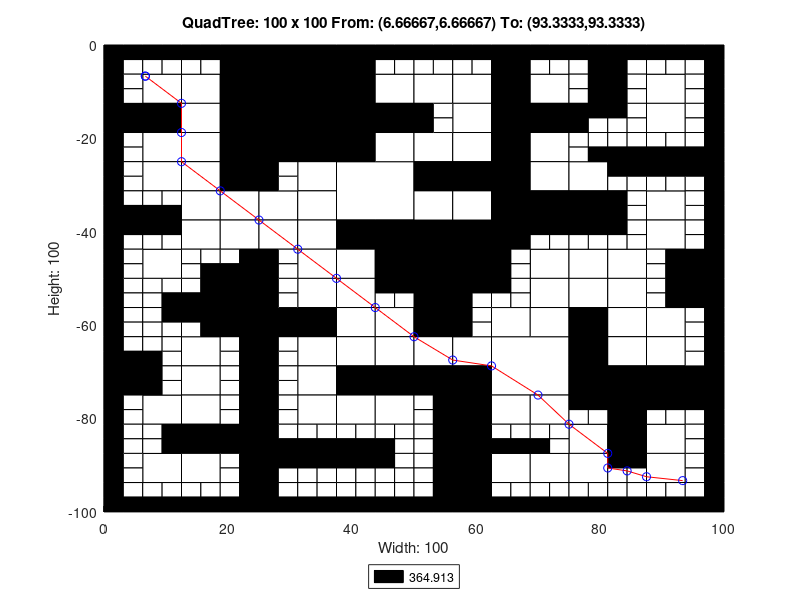

The MATLAB source for this figure:
axis([0 100 -100 0]);
title('QuadTree: 100 x 100 From: (6.66667,6.66667) To: (93.3333,93.3333)');
xlabel('Width: 100');
ylabel('Height: 100');
rectangle('Position',[25 -12.5 12.5 12.5], 'FaceColor',[0 0 0]);
rectangle('Position',[25 -25 12.5 12.5], 'FaceColor',[0 0 0]);
rectangle('Position',[37.5 -37.5 12.5 12.5], 'FaceColor',[1 1 1]);
rectangle('Position',[50 -50 12.5 12.5], 'FaceColor',[0 0 0]);
rectangle('Position',[62.5 -75 12.5 12.5], 'FaceColor',[1 1 1]);
rectangle('Position',[6.25 -12.5 6.25 6.25], 'FaceColor',[1 1 1]);
rectangle('Position',[18.75 -6.25 6.25 6.25], 'FaceColor',[0 0 0]);
rectangle('Position',[12.5 -12.5 6.25 6.25], 'FaceColor',[1 1 1]);
rectangle('Position',[18.75 -12.5 6.25 6.25], 'FaceColor',[0 0 0]);
rectangle('Position',[0 -18.75 6.25 6.25], 'FaceColor',[0 0 0]);
rectangle('Position',[6.25 -18.75 6.25 6.25], 'FaceColor',[0 0 0]);
rectangle('Position',[6.25 -25 6.25 6.25], 'FaceColor',[1 1 1]);
rectangle('Position',[12.5 -18.75 6.25 6.25], 'FaceColor',[1 1 1]);
rectangle('Position',[18.75 -18.75 6.25 6.25], 'FaceColor',[0 0 0]);
rectangle('Position',[12.5 -25 6.25 6.25], 'FaceColor',[1 1 1]);
rectangle('Position',[18.75 -25 6.25 6.25], 'FaceColor',[0 0 0]);
rectangle('Position',[37.5 -6.25 6.25 6.25], 'FaceColor',[0 0 0]);
rectangle('Position',[37.5 -12.5 6.25 6.25], 'FaceColor',[0 0 0]);
rectangle('Position',[43.75 -12.5 6.25 6.25], 'FaceColor',[1 1 1]);
rectangle('Position',[37.5 -18.75 6.25 6.25], 'FaceColor',[0 0 0]);
rectangle('Position',[43.75 -18.75 6.25 6.25], 'FaceColor',[0 0 0]);
rectangle('Position',[37.5 -25 6.25 6.25], 'FaceColor',[0 0 0]);
rectangle('Position',[43.75 -25 6.25 6.25], 'FaceColor',[1 1 1]);
rectangle('Position',[6.25 -31.25 6.25 6.25], 'FaceColor',[1 1 1]);
rectangle('Position',[12.5 -31.25 6.25 6.25], 'FaceColor',[1 1 1]);
rectangle('Position',[18.75 -31.25 6.25 6.25], 'FaceColor',[0 0 0]);
rectangle('Position',[12.5 -37.5 6.25 6.25], 'FaceColor',[1 1 1]);
rectangle('Position',[18.75 -37.5 6.25 6.25], 'FaceColor',[1 1 1]);
rectangle('Position',[6.25 -50 6.25 6.25], 'FaceColor',[1 1 1]);
rectangle('Position',[12.5 -43.75 6.25 6.25], 'FaceColor',[1 1 1]);
rectangle('Position',[18.75 -43.75 6.25 6.25], 'FaceColor',[1 1 1]);
rectangle('Position',[31.25 -31.25 6.25 6.25], 'FaceColor',[1 1 1]);
rectangle('Position',[25 -37.5 6.25 6.25], 'FaceColor',[1 1 1]);
rectangle('Position',[31.25 -37.5 6.25 6.25], 'FaceColor',[1 1 1]);
rectangle('Position',[25 -43.75 6.25 6.25], 'FaceColor',[1 1 1]);
rectangle('Position',[31.25 -43.75 6.25 6.25], 'FaceColor',[1 1 1]);
rectangle('Position',[31.25 -50 6.25 6.25], 'FaceColor',[1 1 1]);
rectangle('Position',[37.5 -43.75 6.25 6.25], 'FaceColor',[0 0 0]);
rectangle('Position',[43.75 -43.75 6.25 6.25], 'FaceColor',[0 0 0]);
rectangle('Position',[37.5 -50 6.25 6.25], 'FaceColor',[1 1 1]);
rectangle('Position',[43.75 -50 6.25 6.25], 'FaceColor',[0 0 0]);
rectangle('Position',[50 -12.5 6.25 6.25], 'FaceColor',[1 1 1]);
rectangle('Position',[56.25 -12.5 6.25 6.25], 'FaceColor',[1 1 1]);
rectangle('Position',[62.5 -6.25 6.25 6.25], 'FaceColor',[0 0 0]);
rectangle('Position',[62.5 -12.5 6.25 6.25], 'FaceColor',[0 0 0]);
rectangle('Position',[68.75 -12.5 6.25 6.25], 'FaceColor',[1 1 1]);
rectangle('Position',[56.25 -18.75 6.25 6.25], 'FaceColor',[1 1 1]);
rectangle('Position',[50 -25 6.25 6.25], 'FaceColor',[1 1 1]);
rectangle('Position',[56.25 -25 6.25 6.25], 'FaceColor',[1 1 1]);
rectangle('Position',[62.5 -18.75 6.25 6.25], 'FaceColor',[0 0 0]);
rectangle('Position',[68.75 -18.75 6.25 6.25], 'FaceColor',[0 0 0]);
rectangle('Position',[62.5 -25 6.25 6.25], 'FaceColor',[0 0 0]);
rectangle('Position',[68.75 -25 6.25 6.25], 'FaceColor',[1 1 1]);
rectangle('Position',[87.5 -12.5 6.25 6.25], 'FaceColor',[1 1 1]);
rectangle('Position',[87.5 -18.75 6.25 6.25], 'FaceColor',[1 1 1]);
rectangle('Position',[50 -31.25 6.25 6.25], 'FaceColor',[0 0 0]);
rectangle('Position',[56.25 -31.25 6.25 6.25], 'FaceColor',[0 0 0]);
rectangle('Position',[50 -37.5 6.25 6.25], 'FaceColor',[1 1 1]);
rectangle('Position',[56.25 -37.5 6.25 6.25], 'FaceColor',[1 1 1]);
rectangle('Position',[62.5 -31.25 6.25 6.25], 'FaceColor',[0 0 0]);
rectangle('Position',[68.75 -31.25 6.25 6.25], 'FaceColor',[1 1 1]);
rectangle('Position',[62.5 -37.5 6.25 6.25], 'FaceColor',[0 0 0]);
rectangle('Position',[68.75 -37.5 6.25 6.25], 'FaceColor',[0 0 0]);
rectangle('Position',[62.5 -43.75 6.25 6.25], 'FaceColor',[0 0 0]);
rectangle('Position',[68.75 -50 6.25 6.25], 'FaceColor',[1 1 1]);
rectangle('Position',[75 -31.25 6.25 6.25], 'FaceColor',[1 1 1]);
rectangle('Position',[75 -37.5 6.25 6.25], 'FaceColor',[0 0 0]);
rectangle('Position',[87.5 -37.5 6.25 6.25], 'FaceColor',[1 1 1]);
rectangle('Position',[75 -50 6.25 6.25], 'FaceColor',[1 1 1]);
rectangle('Position',[81.25 -50 6.25 6.25], 'FaceColor',[1 1 1]);
rectangle('Position',[87.5 -43.75 6.25 6.25], 'FaceColor',[1 1 1]);
rectangle('Position',[93.75 -50 6.25 6.25], 'FaceColor',[0 0 0]);
rectangle('Position',[18.75 -56.25 6.25 6.25], 'FaceColor',[0 0 0]);
rectangle('Position',[18.75 -62.5 6.25 6.25], 'FaceColor',[0 0 0]);
rectangle('Position',[0 -75 6.25 6.25], 'FaceColor',[0 0 0]);
rectangle('Position',[12.5 -68.75 6.25 6.25], 'FaceColor',[1 1 1]);
rectangle('Position',[12.5 -75 6.25 6.25], 'FaceColor',[1 1 1]);
rectangle('Position',[31.25 -56.25 6.25 6.25], 'FaceColor',[1 1 1]);
rectangle('Position',[25 -62.5 6.25 6.25], 'FaceColor',[0 0 0]);
rectangle('Position',[31.25 -62.5 6.25 6.25], 'FaceColor',[0 0 0]);
rectangle('Position',[37.5 -56.25 6.25 6.25], 'FaceColor',[1 1 1]);
rectangle('Position',[37.5 -62.5 6.25 6.25], 'FaceColor',[1 1 1]);
rectangle('Position',[43.75 -62.5 6.25 6.25], 'FaceColor',[1 1 1]);
rectangle('Position',[31.25 -68.75 6.25 6.25], 'FaceColor',[1 1 1]);
rectangle('Position',[31.25 -75 6.25 6.25], 'FaceColor',[1 1 1]);
rectangle('Position',[37.5 -68.75 6.25 6.25], 'FaceColor',[1 1 1]);
rectangle('Position',[43.75 -68.75 6.25 6.25], 'FaceColor',[1 1 1]);
rectangle('Position',[37.5 -75 6.25 6.25], 'FaceColor',[0 0 0]);
rectangle('Position',[43.75 -75 6.25 6.25], 'FaceColor',[0 0 0]);
rectangle('Position',[6.25 -81.25 6.25 6.25], 'FaceColor',[1 1 1]);
rectangle('Position',[12.5 -81.25 6.25 6.25], 'FaceColor',[1 1 1]);
rectangle('Position',[12.5 -87.5 6.25 6.25], 'FaceColor',[0 0 0]);
rectangle('Position',[18.75 -87.5 6.25 6.25], 'FaceColor',[0 0 0]);
rectangle('Position',[6.25 -93.75 6.25 6.25], 'FaceColor',[1 1 1]);
rectangle('Position',[12.5 -93.75 6.25 6.25], 'FaceColor',[1 1 1]);
rectangle('Position',[31.25 -81.25 6.25 6.25], 'FaceColor',[1 1 1]);
rectangle('Position',[37.5 -81.25 6.25 6.25], 'FaceColor',[1 1 1]);
rectangle('Position',[43.75 -81.25 6.25 6.25], 'FaceColor',[1 1 1]);
rectangle('Position',[50 -56.25 6.25 6.25], 'FaceColor',[0 0 0]);
rectangle('Position',[50 -62.5 6.25 6.25], 'FaceColor',[0 0 0]);
rectangle('Position',[68.75 -56.25 6.25 6.25], 'FaceColor',[1 1 1]);
rectangle('Position',[62.5 -62.5 6.25 6.25], 'FaceColor',[1 1 1]);
rectangle('Position',[68.75 -62.5 6.25 6.25], 'FaceColor',[1 1 1]);
rectangle('Position',[50 -68.75 6.25 6.25], 'FaceColor',[1 1 1]);
rectangle('Position',[56.25 -68.75 6.25 6.25], 'FaceColor',[1 1 1]);
rectangle('Position',[50 -75 6.25 6.25], 'FaceColor',[0 0 0]);
rectangle('Position',[56.25 -75 6.25 6.25], 'FaceColor',[0 0 0]);
rectangle('Position',[75 -56.25 6.25 6.25], 'FaceColor',[1 1 1]);
rectangle('Position',[81.25 -56.25 6.25 6.25], 'FaceColor',[1 1 1]);
rectangle('Position',[75 -62.5 6.25 6.25], 'FaceColor',[0 0 0]);
rectangle('Position',[81.25 -62.5 6.25 6.25], 'FaceColor',[1 1 1]);
rectangle('Position',[93.75 -56.25 6.25 6.25], 'FaceColor',[0 0 0]);
rectangle('Position',[87.5 -62.5 6.25 6.25], 'FaceColor',[1 1 1]);
rectangle('Position',[75 -68.75 6.25 6.25], 'FaceColor',[0 0 0]);
rectangle('Position',[81.25 -68.75 6.25 6.25], 'FaceColor',[1 1 1]);
rectangle('Position',[75 -75 6.25 6.25], 'FaceColor',[0 0 0]);
rectangle('Position',[81.25 -75 6.25 6.25], 'FaceColor',[0 0 0]);
rectangle('Position',[87.5 -68.75 6.25 6.25], 'FaceColor',[1 1 1]);
rectangle('Position',[87.5 -75 6.25 6.25], 'FaceColor',[0 0 0]);
rectangle('Position',[93.75 -75 6.25 6.25], 'FaceColor',[0 0 0]);
rectangle('Position',[56.25 -81.25 6.25 6.25], 'FaceColor',[0 0 0]);
rectangle('Position',[56.25 -87.5 6.25 6.25], 'FaceColor',[0 0 0]);
rectangle('Position',[62.5 -81.25 6.25 6.25], 'FaceColor',[1 1 1]);
rectangle('Position',[68.75 -81.25 6.25 6.25], 'FaceColor',[1 1 1]);
rectangle('Position',[56.25 -93.75 6.25 6.25], 'FaceColor',[0 0 0]);
rectangle('Position',[56.25 -100 6.25 6.25], 'FaceColor',[0 0 0]);
rectangle('Position',[62.5 -93.75 6.25 6.25], 'FaceColor',[1 1 1]);
rectangle('Position',[68.75 -93.75 6.25 6.25], 'FaceColor',[1 1 1]);
rectangle('Position',[81.25 -81.25 6.25 6.25], 'FaceColor',[0 0 0]);
rectangle('Position',[75 -87.5 6.25 6.25], 'FaceColor',[1 1 1]);
rectangle('Position',[81.25 -87.5 6.25 6.25], 'FaceColor',[0 0 0]);
rectangle('Position',[87.5 -87.5 6.25 6.25], 'FaceColor',[1 1 1]);
rectangle('Position',[75 -93.75 6.25 6.25], 'FaceColor',[1 1 1]);
rectangle('Position',[87.5 -93.75 6.25 6.25], 'FaceColor',[1 1 1]);
rectangle('Position',[0 -3.125 3.125 3.125], 'FaceColor',[0 0 0]);
rectangle('Position',[3.125 -3.125 3.125 3.125], 'FaceColor',[0 0 0]);
rectangle('Position',[0 -6.25 3.125 3.125], 'FaceColor',[0 0 0]);
rectangle('Position',[3.125 -6.25 3.125 3.125], 'FaceColor',[1 1 1]);
rectangle('Position',[6.25 -3.125 3.125 3.125], 'FaceColor',[0 0 0]);
rectangle('Position',[9.375 -3.125 3.125 3.125], 'FaceColor',[0 0 0]);
rectangle('Position',[6.25 -6.25 3.125 3.125], 'FaceColor',[1 1 1]);
rectangle('Position',[9.375 -6.25 3.125 3.125], 'FaceColor',[1 1 1]);
rectangle('Position',[0 -9.375 3.125 3.125], 'FaceColor',[0 0 0]);
rectangle('Position',[3.125 -9.375 3.125 3.125], 'FaceColor',[1 1 1]);
rectangle('Position',[0 -12.5 3.125 3.125], 'FaceColor',[0 0 0]);
rectangle('Position',[3.125 -12.5 3.125 3.125], 'FaceColor',[1 1 1]);
rectangle('Position',[12.5 -3.125 3.125 3.125], 'FaceColor',[0 0 0]);
rectangle('Position',[15.625 -3.125 3.125 3.125], 'FaceColor',[0 0 0]);
rectangle('Position',[12.5 -6.25 3.125 3.125], 'FaceColor',[1 1 1]);
rectangle('Position',[15.625 -6.25 3.125 3.125], 'FaceColor',[1 1 1]);
rectangle('Position',[0 -21.875 3.125 3.125], 'FaceColor',[0 0 0]);
rectangle('Position',[3.125 -21.875 3.125 3.125], 'FaceColor',[1 1 1]);
rectangle('Position',[0 -25 3.125 3.125], 'FaceColor',[0 0 0]);
rectangle('Position',[3.125 -25 3.125 3.125], 'FaceColor',[1 1 1]);
rectangle('Position',[43.75 -3.125 3.125 3.125], 'FaceColor',[0 0 0]);
rectangle('Position',[46.875 -3.125 3.125 3.125], 'FaceColor',[0 0 0]);
rectangle('Position',[43.75 -6.25 3.125 3.125], 'FaceColor',[1 1 1]);
rectangle('Position',[46.875 -6.25 3.125 3.125], 'FaceColor',[1 1 1]);
rectangle('Position',[0 -28.125 3.125 3.125], 'FaceColor',[0 0 0]);
rectangle('Position',[3.125 -28.125 3.125 3.125], 'FaceColor',[1 1 1]);
rectangle('Position',[0 -31.25 3.125 3.125], 'FaceColor',[0 0 0]);
rectangle('Position',[3.125 -31.25 3.125 3.125], 'FaceColor',[1 1 1]);
rectangle('Position',[0 -34.375 3.125 3.125], 'FaceColor',[0 0 0]);
rectangle('Position',[3.125 -34.375 3.125 3.125], 'FaceColor',[1 1 1]);
rectangle('Position',[0 -37.5 3.125 3.125], 'FaceColor',[0 0 0]);
rectangle('Position',[3.125 -37.5 3.125 3.125], 'FaceColor',[0 0 0]);
rectangle('Position',[6.25 -34.375 3.125 3.125], 'FaceColor',[1 1 1]);
rectangle('Position',[9.375 -34.375 3.125 3.125], 'FaceColor',[1 1 1]);
rectangle('Position',[6.25 -37.5 3.125 3.125], 'FaceColor',[0 0 0]);
rectangle('Position',[9.375 -37.5 3.125 3.125], 'FaceColor',[0 0 0]);
rectangle('Position',[0 -40.625 3.125 3.125], 'FaceColor',[0 0 0]);
rectangle('Position',[3.125 -40.625 3.125 3.125], 'FaceColor',[0 0 0]);
rectangle('Position',[0 -43.75 3.125 3.125], 'FaceColor',[0 0 0]);
rectangle('Position',[3.125 -43.75 3.125 3.125], 'FaceColor',[1 1 1]);
rectangle('Position',[6.25 -40.625 3.125 3.125], 'FaceColor',[0 0 0]);
rectangle('Position',[9.375 -40.625 3.125 3.125], 'FaceColor',[0 0 0]);
rectangle('Position',[6.25 -43.75 3.125 3.125], 'FaceColor',[1 1 1]);
rectangle('Position',[9.375 -43.75 3.125 3.125], 'FaceColor',[1 1 1]);
rectangle('Position',[0 -46.875 3.125 3.125], 'FaceColor',[0 0 0]);
rectangle('Position',[3.125 -46.875 3.125 3.125], 'FaceColor',[1 1 1]);
rectangle('Position',[0 -50 3.125 3.125], 'FaceColor',[0 0 0]);
rectangle('Position',[3.125 -50 3.125 3.125], 'FaceColor',[1 1 1]);
rectangle('Position',[12.5 -46.875 3.125 3.125], 'FaceColor',[1 1 1]);
rectangle('Position',[15.625 -46.875 3.125 3.125], 'FaceColor',[1 1 1]);
rectangle('Position',[12.5 -50 3.125 3.125], 'FaceColor',[1 1 1]);
rectangle('Position',[15.625 -50 3.125 3.125], 'FaceColor',[0 0 0]);
rectangle('Position',[18.75 -46.875 3.125 3.125], 'FaceColor',[1 1 1]);
rectangle('Position',[21.875 -46.875 3.125 3.125], 'FaceColor',[0 0 0]);
rectangle('Position',[18.75 -50 3.125 3.125], 'FaceColor',[0 0 0]);
rectangle('Position',[21.875 -50 3.125 3.125], 'FaceColor',[0 0 0]);
rectangle('Position',[25 -28.125 3.125 3.125], 'FaceColor',[0 0 0]);
rectangle('Position',[28.125 -28.125 3.125 3.125], 'FaceColor',[1 1 1]);
rectangle('Position',[25 -31.25 3.125 3.125], 'FaceColor',[0 0 0]);
rectangle('Position',[28.125 -31.25 3.125 3.125], 'FaceColor',[1 1 1]);
rectangle('Position',[25 -46.875 3.125 3.125], 'FaceColor',[0 0 0]);
rectangle('Position',[28.125 -46.875 3.125 3.125], 'FaceColor',[1 1 1]);
rectangle('Position',[25 -50 3.125 3.125], 'FaceColor',[0 0 0]);
rectangle('Position',[28.125 -50 3.125 3.125], 'FaceColor',[1 1 1]);
rectangle('Position',[50 -3.125 3.125 3.125], 'FaceColor',[0 0 0]);
rectangle('Position',[53.125 -3.125 3.125 3.125], 'FaceColor',[0 0 0]);
rectangle('Position',[50 -6.25 3.125 3.125], 'FaceColor',[1 1 1]);
rectangle('Position',[53.125 -6.25 3.125 3.125], 'FaceColor',[1 1 1]);
rectangle('Position',[56.25 -3.125 3.125 3.125], 'FaceColor',[0 0 0]);
rectangle('Position',[59.375 -3.125 3.125 3.125], 'FaceColor',[0 0 0]);
rectangle('Position',[56.25 -6.25 3.125 3.125], 'FaceColor',[1 1 1]);
rectangle('Position',[59.375 -6.25 3.125 3.125], 'FaceColor',[1 1 1]);
rectangle('Position',[68.75 -3.125 3.125 3.125], 'FaceColor',[0 0 0]);
rectangle('Position',[71.875 -3.125 3.125 3.125], 'FaceColor',[0 0 0]);
rectangle('Position',[68.75 -6.25 3.125 3.125], 'FaceColor',[1 1 1]);
rectangle('Position',[71.875 -6.25 3.125 3.125], 'FaceColor',[1 1 1]);
rectangle('Position',[50 -15.625 3.125 3.125], 'FaceColor',[0 0 0]);
rectangle('Position',[53.125 -15.625 3.125 3.125], 'FaceColor',[1 1 1]);
rectangle('Position',[50 -18.75 3.125 3.125], 'FaceColor',[0 0 0]);
rectangle('Position',[53.125 -18.75 3.125 3.125], 'FaceColor',[1 1 1]);
rectangle('Position',[75 -3.125 3.125 3.125], 'FaceColor',[0 0 0]);
rectangle('Position',[78.125 -3.125 3.125 3.125], 'FaceColor',[0 0 0]);
rectangle('Position',[75 -6.25 3.125 3.125], 'FaceColor',[1 1 1]);
rectangle('Position',[78.125 -6.25 3.125 3.125], 'FaceColor',[0 0 0]);
rectangle('Position',[81.25 -3.125 3.125 3.125], 'FaceColor',[0 0 0]);
rectangle('Position',[84.375 -3.125 3.125 3.125], 'FaceColor',[0 0 0]);
rectangle('Position',[81.25 -6.25 3.125 3.125], 'FaceColor',[0 0 0]);
rectangle('Position',[84.375 -6.25 3.125 3.125], 'FaceColor',[1 1 1]);
rectangle('Position',[75 -9.375 3.125 3.125], 'FaceColor',[1 1 1]);
rectangle('Position',[78.125 -9.375 3.125 3.125], 'FaceColor',[0 0 0]);
rectangle('Position',[75 -12.5 3.125 3.125], 'FaceColor',[1 1 1]);
rectangle('Position',[78.125 -12.5 3.125 3.125], 'FaceColor',[0 0 0]);
rectangle('Position',[81.25 -9.375 3.125 3.125], 'FaceColor',[0 0 0]);
rectangle('Position',[84.375 -9.375 3.125 3.125], 'FaceColor',[1 1 1]);
rectangle('Position',[81.25 -12.5 3.125 3.125], 'FaceColor',[0 0 0]);
rectangle('Position',[84.375 -12.5 3.125 3.125], 'FaceColor',[1 1 1]);
rectangle('Position',[87.5 -3.125 3.125 3.125], 'FaceColor',[0 0 0]);
rectangle('Position',[90.625 -3.125 3.125 3.125], 'FaceColor',[0 0 0]);
rectangle('Position',[87.5 -6.25 3.125 3.125], 'FaceColor',[1 1 1]);
rectangle('Position',[90.625 -6.25 3.125 3.125], 'FaceColor',[1 1 1]);
rectangle('Position',[93.75 -3.125 3.125 3.125], 'FaceColor',[0 0 0]);
rectangle('Position',[96.875 -3.125 3.125 3.125], 'FaceColor',[0 0 0]);
rectangle('Position',[93.75 -6.25 3.125 3.125], 'FaceColor',[1 1 1]);
rectangle('Position',[96.875 -6.25 3.125 3.125], 'FaceColor',[0 0 0]);
rectangle('Position',[93.75 -9.375 3.125 3.125], 'FaceColor',[1 1 1]);
rectangle('Position',[96.875 -9.375 3.125 3.125], 'FaceColor',[0 0 0]);
rectangle('Position',[93.75 -12.5 3.125 3.125], 'FaceColor',[1 1 1]);
rectangle('Position',[96.875 -12.5 3.125 3.125], 'FaceColor',[0 0 0]);
rectangle('Position',[75 -15.625 3.125 3.125], 'FaceColor',[0 0 0]);
rectangle('Position',[78.125 -15.625 3.125 3.125], 'FaceColor',[0 0 0]);
rectangle('Position',[75 -18.75 3.125 3.125], 'FaceColor',[0 0 0]);
rectangle('Position',[78.125 -18.75 3.125 3.125], 'FaceColor',[1 1 1]);
rectangle('Position',[81.25 -15.625 3.125 3.125], 'FaceColor',[0 0 0]);
rectangle('Position',[84.375 -15.625 3.125 3.125], 'FaceColor',[1 1 1]);
rectangle('Position',[81.25 -18.75 3.125 3.125], 'FaceColor',[1 1 1]);
rectangle('Position',[84.375 -18.75 3.125 3.125], 'FaceColor',[1 1 1]);
rectangle('Position',[75 -21.875 3.125 3.125], 'FaceColor',[1 1 1]);
rectangle('Position',[78.125 -21.875 3.125 3.125], 'FaceColor',[1 1 1]);
rectangle('Position',[75 -25 3.125 3.125], 'FaceColor',[1 1 1]);
rectangle('Position',[78.125 -25 3.125 3.125], 'FaceColor',[0 0 0]);
rectangle('Position',[81.25 -21.875 3.125 3.125], 'FaceColor',[1 1 1]);
rectangle('Position',[84.375 -21.875 3.125 3.125], 'FaceColor',[1 1 1]);
rectangle('Position',[81.25 -25 3.125 3.125], 'FaceColor',[0 0 0]);
rectangle('Position',[84.375 -25 3.125 3.125], 'FaceColor',[0 0 0]);
rectangle('Position',[93.75 -15.625 3.125 3.125], 'FaceColor',[1 1 1]);
rectangle('Position',[96.875 -15.625 3.125 3.125], 'FaceColor',[0 0 0]);
rectangle('Position',[93.75 -18.75 3.125 3.125], 'FaceColor',[1 1 1]);
rectangle('Position',[96.875 -18.75 3.125 3.125], 'FaceColor',[0 0 0]);
rectangle('Position',[87.5 -21.875 3.125 3.125], 'FaceColor',[1 1 1]);
rectangle('Position',[90.625 -21.875 3.125 3.125], 'FaceColor',[1 1 1]);
rectangle('Position',[87.5 -25 3.125 3.125], 'FaceColor',[0 0 0]);
rectangle('Position',[90.625 -25 3.125 3.125], 'FaceColor',[0 0 0]);
rectangle('Position',[93.75 -21.875 3.125 3.125], 'FaceColor',[1 1 1]);
rectangle('Position',[96.875 -21.875 3.125 3.125], 'FaceColor',[0 0 0]);
rectangle('Position',[93.75 -25 3.125 3.125], 'FaceColor',[0 0 0]);
rectangle('Position',[96.875 -25 3.125 3.125], 'FaceColor',[0 0 0]);
rectangle('Position',[68.75 -40.625 3.125 3.125], 'FaceColor',[0 0 0]);
rectangle('Position',[71.875 -40.625 3.125 3.125], 'FaceColor',[0 0 0]);
rectangle('Position',[68.75 -43.75 3.125 3.125], 'FaceColor',[1 1 1]);
rectangle('Position',[71.875 -43.75 3.125 3.125], 'FaceColor',[1 1 1]);
rectangle('Position',[62.5 -46.875 3.125 3.125], 'FaceColor',[0 0 0]);
rectangle('Position',[65.625 -46.875 3.125 3.125], 'FaceColor',[1 1 1]);
rectangle('Position',[62.5 -50 3.125 3.125], 'FaceColor',[0 0 0]);
rectangle('Position',[65.625 -50 3.125 3.125], 'FaceColor',[1 1 1]);
rectangle('Position',[81.25 -28.125 3.125 3.125], 'FaceColor',[0 0 0]);
rectangle('Position',[84.375 -28.125 3.125 3.125], 'FaceColor',[0 0 0]);
rectangle('Position',[81.25 -31.25 3.125 3.125], 'FaceColor',[1 1 1]);
rectangle('Position',[84.375 -31.25 3.125 3.125], 'FaceColor',[1 1 1]);
rectangle('Position',[81.25 -34.375 3.125 3.125], 'FaceColor',[0 0 0]);
rectangle('Position',[84.375 -34.375 3.125 3.125], 'FaceColor',[1 1 1]);
rectangle('Position',[81.25 -37.5 3.125 3.125], 'FaceColor',[0 0 0]);
rectangle('Position',[84.375 -37.5 3.125 3.125], 'FaceColor',[1 1 1]);
rectangle('Position',[87.5 -28.125 3.125 3.125], 'FaceColor',[0 0 0]);
rectangle('Position',[90.625 -28.125 3.125 3.125], 'FaceColor',[0 0 0]);
rectangle('Position',[87.5 -31.25 3.125 3.125], 'FaceColor',[1 1 1]);
rectangle('Position',[90.625 -31.25 3.125 3.125], 'FaceColor',[1 1 1]);
rectangle('Position',[93.75 -28.125 3.125 3.125], 'FaceColor',[0 0 0]);
rectangle('Position',[96.875 -28.125 3.125 3.125], 'FaceColor',[0 0 0]);
rectangle('Position',[93.75 -31.25 3.125 3.125], 'FaceColor',[1 1 1]);
rectangle('Position',[96.875 -31.25 3.125 3.125], 'FaceColor',[0 0 0]);
rectangle('Position',[93.75 -34.375 3.125 3.125], 'FaceColor',[1 1 1]);
rectangle('Position',[96.875 -34.375 3.125 3.125], 'FaceColor',[0 0 0]);
rectangle('Position',[93.75 -37.5 3.125 3.125], 'FaceColor',[1 1 1]);
rectangle('Position',[96.875 -37.5 3.125 3.125], 'FaceColor',[0 0 0]);
rectangle('Position',[75 -40.625 3.125 3.125], 'FaceColor',[0 0 0]);
rectangle('Position',[78.125 -40.625 3.125 3.125], 'FaceColor',[0 0 0]);
rectangle('Position',[75 -43.75 3.125 3.125], 'FaceColor',[1 1 1]);
rectangle('Position',[78.125 -43.75 3.125 3.125], 'FaceColor',[1 1 1]);
rectangle('Position',[81.25 -40.625 3.125 3.125], 'FaceColor',[0 0 0]);
rectangle('Position',[84.375 -40.625 3.125 3.125], 'FaceColor',[1 1 1]);
rectangle('Position',[81.25 -43.75 3.125 3.125], 'FaceColor',[1 1 1]);
rectangle('Position',[84.375 -43.75 3.125 3.125], 'FaceColor',[1 1 1]);
rectangle('Position',[93.75 -40.625 3.125 3.125], 'FaceColor',[1 1 1]);
rectangle('Position',[96.875 -40.625 3.125 3.125], 'FaceColor',[0 0 0]);
rectangle('Position',[93.75 -43.75 3.125 3.125], 'FaceColor',[1 1 1]);
rectangle('Position',[96.875 -43.75 3.125 3.125], 'FaceColor',[0 0 0]);
rectangle('Position',[87.5 -46.875 3.125 3.125], 'FaceColor',[1 1 1]);
rectangle('Position',[90.625 -46.875 3.125 3.125], 'FaceColor',[0 0 0]);
rectangle('Position',[87.5 -50 3.125 3.125], 'FaceColor',[1 1 1]);
rectangle('Position',[90.625 -50 3.125 3.125], 'FaceColor',[0 0 0]);
rectangle('Position',[0 -53.125 3.125 3.125], 'FaceColor',[0 0 0]);
rectangle('Position',[3.125 -53.125 3.125 3.125], 'FaceColor',[1 1 1]);
rectangle('Position',[0 -56.25 3.125 3.125], 'FaceColor',[0 0 0]);
rectangle('Position',[3.125 -56.25 3.125 3.125], 'FaceColor',[1 1 1]);
rectangle('Position',[6.25 -53.125 3.125 3.125], 'FaceColor',[1 1 1]);
rectangle('Position',[9.375 -53.125 3.125 3.125], 'FaceColor',[1 1 1]);
rectangle('Position',[6.25 -56.25 3.125 3.125], 'FaceColor',[1 1 1]);
rectangle('Position',[9.375 -56.25 3.125 3.125], 'FaceColor',[0 0 0]);
rectangle('Position',[0 -59.375 3.125 3.125], 'FaceColor',[0 0 0]);
rectangle('Position',[3.125 -59.375 3.125 3.125], 'FaceColor',[1 1 1]);
rectangle('Position',[0 -62.5 3.125 3.125], 'FaceColor',[0 0 0]);
rectangle('Position',[3.125 -62.5 3.125 3.125], 'FaceColor',[1 1 1]);
rectangle('Position',[6.25 -59.375 3.125 3.125], 'FaceColor',[1 1 1]);
rectangle('Position',[9.375 -59.375 3.125 3.125], 'FaceColor',[0 0 0]);
rectangle('Position',[6.25 -62.5 3.125 3.125], 'FaceColor',[1 1 1]);
rectangle('Position',[9.375 -62.5 3.125 3.125], 'FaceColor',[1 1 1]);
rectangle('Position',[12.5 -53.125 3.125 3.125], 'FaceColor',[1 1 1]);
rectangle('Position',[15.625 -53.125 3.125 3.125], 'FaceColor',[0 0 0]);
rectangle('Position',[12.5 -56.25 3.125 3.125], 'FaceColor',[0 0 0]);
rectangle('Position',[15.625 -56.25 3.125 3.125], 'FaceColor',[0 0 0]);
rectangle('Position',[12.5 -59.375 3.125 3.125], 'FaceColor',[0 0 0]);
rectangle('Position',[15.625 -59.375 3.125 3.125], 'FaceColor',[0 0 0]);
rectangle('Position',[12.5 -62.5 3.125 3.125], 'FaceColor',[1 1 1]);
rectangle('Position',[15.625 -62.5 3.125 3.125], 'FaceColor',[0 0 0]);
rectangle('Position',[0 -65.625 3.125 3.125], 'FaceColor',[0 0 0]);
rectangle('Position',[3.125 -65.625 3.125 3.125], 'FaceColor',[1 1 1]);
rectangle('Position',[0 -68.75 3.125 3.125], 'FaceColor',[0 0 0]);
rectangle('Position',[3.125 -68.75 3.125 3.125], 'FaceColor',[0 0 0]);
rectangle('Position',[6.25 -65.625 3.125 3.125], 'FaceColor',[1 1 1]);
rectangle('Position',[9.375 -65.625 3.125 3.125], 'FaceColor',[1 1 1]);
rectangle('Position',[6.25 -68.75 3.125 3.125], 'FaceColor',[0 0 0]);
rectangle('Position',[9.375 -68.75 3.125 3.125], 'FaceColor',[1 1 1]);
rectangle('Position',[6.25 -71.875 3.125 3.125], 'FaceColor',[0 0 0]);
rectangle('Position',[9.375 -71.875 3.125 3.125], 'FaceColor',[1 1 1]);
rectangle('Position',[6.25 -75 3.125 3.125], 'FaceColor',[0 0 0]);
rectangle('Position',[9.375 -75 3.125 3.125], 'FaceColor',[1 1 1]);
rectangle('Position',[18.75 -65.625 3.125 3.125], 'FaceColor',[1 1 1]);
rectangle('Position',[21.875 -65.625 3.125 3.125], 'FaceColor',[0 0 0]);
rectangle('Position',[18.75 -68.75 3.125 3.125], 'FaceColor',[1 1 1]);
rectangle('Position',[21.875 -68.75 3.125 3.125], 'FaceColor',[0 0 0]);
rectangle('Position',[18.75 -71.875 3.125 3.125], 'FaceColor',[1 1 1]);
rectangle('Position',[21.875 -71.875 3.125 3.125], 'FaceColor',[0 0 0]);
rectangle('Position',[18.75 -75 3.125 3.125], 'FaceColor',[1 1 1]);
rectangle('Position',[21.875 -75 3.125 3.125], 'FaceColor',[0 0 0]);
rectangle('Position',[25 -53.125 3.125 3.125], 'FaceColor',[0 0 0]);
rectangle('Position',[28.125 -53.125 3.125 3.125], 'FaceColor',[1 1 1]);
rectangle('Position',[25 -56.25 3.125 3.125], 'FaceColor',[0 0 0]);
rectangle('Position',[28.125 -56.25 3.125 3.125], 'FaceColor',[1 1 1]);
rectangle('Position',[43.75 -53.125 3.125 3.125], 'FaceColor',[0 0 0]);
rectangle('Position',[46.875 -53.125 3.125 3.125], 'FaceColor',[0 0 0]);
rectangle('Position',[43.75 -56.25 3.125 3.125], 'FaceColor',[1 1 1]);
rectangle('Position',[46.875 -56.25 3.125 3.125], 'FaceColor',[1 1 1]);
rectangle('Position',[25 -65.625 3.125 3.125], 'FaceColor',[0 0 0]);
rectangle('Position',[28.125 -65.625 3.125 3.125], 'FaceColor',[1 1 1]);
rectangle('Position',[25 -68.75 3.125 3.125], 'FaceColor',[0 0 0]);
rectangle('Position',[28.125 -68.75 3.125 3.125], 'FaceColor',[1 1 1]);
rectangle('Position',[25 -71.875 3.125 3.125], 'FaceColor',[0 0 0]);
rectangle('Position',[28.125 -71.875 3.125 3.125], 'FaceColor',[1 1 1]);
rectangle('Position',[25 -75 3.125 3.125], 'FaceColor',[0 0 0]);
rectangle('Position',[28.125 -75 3.125 3.125], 'FaceColor',[1 1 1]);
rectangle('Position',[0 -78.125 3.125 3.125], 'FaceColor',[0 0 0]);
rectangle('Position',[3.125 -78.125 3.125 3.125], 'FaceColor',[1 1 1]);
rectangle('Position',[0 -81.25 3.125 3.125], 'FaceColor',[0 0 0]);
rectangle('Position',[3.125 -81.25 3.125 3.125], 'FaceColor',[1 1 1]);
rectangle('Position',[0 -84.375 3.125 3.125], 'FaceColor',[0 0 0]);
rectangle('Position',[3.125 -84.375 3.125 3.125], 'FaceColor',[1 1 1]);
rectangle('Position',[0 -87.5 3.125 3.125], 'FaceColor',[0 0 0]);
rectangle('Position',[3.125 -87.5 3.125 3.125], 'FaceColor',[1 1 1]);
rectangle('Position',[6.25 -84.375 3.125 3.125], 'FaceColor',[1 1 1]);
rectangle('Position',[9.375 -84.375 3.125 3.125], 'FaceColor',[0 0 0]);
rectangle('Position',[6.25 -87.5 3.125 3.125], 'FaceColor',[1 1 1]);
rectangle('Position',[9.375 -87.5 3.125 3.125], 'FaceColor',[0 0 0]);
rectangle('Position',[18.75 -78.125 3.125 3.125], 'FaceColor',[1 1 1]);
rectangle('Position',[21.875 -78.125 3.125 3.125], 'FaceColor',[0 0 0]);
rectangle('Position',[18.75 -81.25 3.125 3.125], 'FaceColor',[1 1 1]);
rectangle('Position',[21.875 -81.25 3.125 3.125], 'FaceColor',[0 0 0]);
rectangle('Position',[0 -90.625 3.125 3.125], 'FaceColor',[0 0 0]);
rectangle('Position',[3.125 -90.625 3.125 3.125], 'FaceColor',[1 1 1]);
rectangle('Position',[0 -93.75 3.125 3.125], 'FaceColor',[0 0 0]);
rectangle('Position',[3.125 -93.75 3.125 3.125], 'FaceColor',[1 1 1]);
rectangle('Position',[0 -96.875 3.125 3.125], 'FaceColor',[0 0 0]);
rectangle('Position',[3.125 -96.875 3.125 3.125], 'FaceColor',[1 1 1]);
rectangle('Position',[0 -100 3.125 3.125], 'FaceColor',[0 0 0]);
rectangle('Position',[3.125 -100 3.125 3.125], 'FaceColor',[0 0 0]);
rectangle('Position',[6.25 -96.875 3.125 3.125], 'FaceColor',[1 1 1]);
rectangle('Position',[9.375 -96.875 3.125 3.125], 'FaceColor',[1 1 1]);
rectangle('Position',[6.25 -100 3.125 3.125], 'FaceColor',[0 0 0]);
rectangle('Position',[9.375 -100 3.125 3.125], 'FaceColor',[0 0 0]);
rectangle('Position',[18.75 -90.625 3.125 3.125], 'FaceColor',[1 1 1]);
rectangle('Position',[21.875 -90.625 3.125 3.125], 'FaceColor',[0 0 0]);
rectangle('Position',[18.75 -93.75 3.125 3.125], 'FaceColor',[1 1 1]);
rectangle('Position',[21.875 -93.75 3.125 3.125], 'FaceColor',[0 0 0]);
rectangle('Position',[12.5 -96.875 3.125 3.125], 'FaceColor',[1 1 1]);
rectangle('Position',[15.625 -96.875 3.125 3.125], 'FaceColor',[1 1 1]);
rectangle('Position',[12.5 -100 3.125 3.125], 'FaceColor',[0 0 0]);
rectangle('Position',[15.625 -100 3.125 3.125], 'FaceColor',[0 0 0]);
rectangle('Position',[18.75 -96.875 3.125 3.125], 'FaceColor',[1 1 1]);
rectangle('Position',[21.875 -96.875 3.125 3.125], 'FaceColor',[0 0 0]);
rectangle('Position',[18.75 -100 3.125 3.125], 'FaceColor',[0 0 0]);
rectangle('Position',[21.875 -100 3.125 3.125], 'FaceColor',[0 0 0]);
rectangle('Position',[25 -78.125 3.125 3.125], 'FaceColor',[0 0 0]);
rectangle('Position',[28.125 -78.125 3.125 3.125], 'FaceColor',[1 1 1]);
rectangle('Position',[25 -81.25 3.125 3.125], 'FaceColor',[0 0 0]);
rectangle('Position',[28.125 -81.25 3.125 3.125], 'FaceColor',[1 1 1]);
rectangle('Position',[25 -84.375 3.125 3.125], 'FaceColor',[0 0 0]);
rectangle('Position',[28.125 -84.375 3.125 3.125], 'FaceColor',[1 1 1]);
rectangle('Position',[25 -87.5 3.125 3.125], 'FaceColor',[0 0 0]);
rectangle('Position',[28.125 -87.5 3.125 3.125], 'FaceColor',[0 0 0]);
rectangle('Position',[31.25 -84.375 3.125 3.125], 'FaceColor',[1 1 1]);
rectangle('Position',[34.375 -84.375 3.125 3.125], 'FaceColor',[1 1 1]);
rectangle('Position',[31.25 -87.5 3.125 3.125], 'FaceColor',[0 0 0]);
rectangle('Position',[34.375 -87.5 3.125 3.125], 'FaceColor',[0 0 0]);
rectangle('Position',[37.5 -84.375 3.125 3.125], 'FaceColor',[1 1 1]);
rectangle('Position',[40.625 -84.375 3.125 3.125], 'FaceColor',[1 1 1]);
rectangle('Position',[37.5 -87.5 3.125 3.125], 'FaceColor',[0 0 0]);
rectangle('Position',[40.625 -87.5 3.125 3.125], 'FaceColor',[0 0 0]);
rectangle('Position',[43.75 -84.375 3.125 3.125], 'FaceColor',[1 1 1]);
rectangle('Position',[46.875 -84.375 3.125 3.125], 'FaceColor',[1 1 1]);
rectangle('Position',[43.75 -87.5 3.125 3.125], 'FaceColor',[0 0 0]);
rectangle('Position',[46.875 -87.5 3.125 3.125], 'FaceColor',[1 1 1]);
rectangle('Position',[25 -90.625 3.125 3.125], 'FaceColor',[0 0 0]);
rectangle('Position',[28.125 -90.625 3.125 3.125], 'FaceColor',[0 0 0]);
rectangle('Position',[25 -93.75 3.125 3.125], 'FaceColor',[0 0 0]);
rectangle('Position',[28.125 -93.75 3.125 3.125], 'FaceColor',[1 1 1]);
rectangle('Position',[31.25 -90.625 3.125 3.125], 'FaceColor',[0 0 0]);
rectangle('Position',[34.375 -90.625 3.125 3.125], 'FaceColor',[0 0 0]);
rectangle('Position',[31.25 -93.75 3.125 3.125], 'FaceColor',[1 1 1]);
rectangle('Position',[34.375 -93.75 3.125 3.125], 'FaceColor',[1 1 1]);
rectangle('Position',[25 -96.875 3.125 3.125], 'FaceColor',[0 0 0]);
rectangle('Position',[28.125 -96.875 3.125 3.125], 'FaceColor',[1 1 1]);
rectangle('Position',[25 -100 3.125 3.125], 'FaceColor',[0 0 0]);
rectangle('Position',[28.125 -100 3.125 3.125], 'FaceColor',[0 0 0]);
rectangle('Position',[31.25 -96.875 3.125 3.125], 'FaceColor',[1 1 1]);
rectangle('Position',[34.375 -96.875 3.125 3.125], 'FaceColor',[1 1 1]);
rectangle('Position',[31.25 -100 3.125 3.125], 'FaceColor',[0 0 0]);
rectangle('Position',[34.375 -100 3.125 3.125], 'FaceColor',[0 0 0]);
rectangle('Position',[37.5 -90.625 3.125 3.125], 'FaceColor',[0 0 0]);
rectangle('Position',[40.625 -90.625 3.125 3.125], 'FaceColor',[0 0 0]);
rectangle('Position',[37.5 -93.75 3.125 3.125], 'FaceColor',[1 1 1]);
rectangle('Position',[40.625 -93.75 3.125 3.125], 'FaceColor',[1 1 1]);
rectangle('Position',[43.75 -90.625 3.125 3.125], 'FaceColor',[0 0 0]);
rectangle('Position',[46.875 -90.625 3.125 3.125], 'FaceColor',[1 1 1]);
rectangle('Position',[43.75 -93.75 3.125 3.125], 'FaceColor',[1 1 1]);
rectangle('Position',[46.875 -93.75 3.125 3.125], 'FaceColor',[1 1 1]);
rectangle('Position',[37.5 -96.875 3.125 3.125], 'FaceColor',[1 1 1]);
rectangle('Position',[40.625 -96.875 3.125 3.125], 'FaceColor',[1 1 1]);
rectangle('Position',[37.5 -100 3.125 3.125], 'FaceColor',[0 0 0]);
rectangle('Position',[40.625 -100 3.125 3.125], 'FaceColor',[0 0 0]);
rectangle('Position',[43.75 -96.875 3.125 3.125], 'FaceColor',[1 1 1]);
rectangle('Position',[46.875 -96.875 3.125 3.125], 'FaceColor',[1 1 1]);
rectangle('Position',[43.75 -100 3.125 3.125], 'FaceColor',[0 0 0]);
rectangle('Position',[46.875 -100 3.125 3.125], 'FaceColor',[0 0 0]);
rectangle('Position',[56.25 -53.125 3.125 3.125], 'FaceColor',[0 0 0]);
rectangle('Position',[59.375 -53.125 3.125 3.125], 'FaceColor',[0 0 0]);
rectangle('Position',[56.25 -56.25 3.125 3.125], 'FaceColor',[0 0 0]);
rectangle('Position',[59.375 -56.25 3.125 3.125], 'FaceColor',[1 1 1]);
rectangle('Position',[56.25 -59.375 3.125 3.125], 'FaceColor',[0 0 0]);
rectangle('Position',[59.375 -59.375 3.125 3.125], 'FaceColor',[1 1 1]);
rectangle('Position',[56.25 -62.5 3.125 3.125], 'FaceColor',[0 0 0]);
rectangle('Position',[59.375 -62.5 3.125 3.125], 'FaceColor',[1 1 1]);
rectangle('Position',[62.5 -53.125 3.125 3.125], 'FaceColor',[0 0 0]);
rectangle('Position',[65.625 -53.125 3.125 3.125], 'FaceColor',[1 1 1]);
rectangle('Position',[62.5 -56.25 3.125 3.125], 'FaceColor',[1 1 1]);
rectangle('Position',[65.625 -56.25 3.125 3.125], 'FaceColor',[1 1 1]);
rectangle('Position',[87.5 -53.125 3.125 3.125], 'FaceColor',[1 1 1]);
rectangle('Position',[90.625 -53.125 3.125 3.125], 'FaceColor',[0 0 0]);
rectangle('Position',[87.5 -56.25 3.125 3.125], 'FaceColor',[1 1 1]);
rectangle('Position',[90.625 -56.25 3.125 3.125], 'FaceColor',[0 0 0]);
rectangle('Position',[93.75 -59.375 3.125 3.125], 'FaceColor',[1 1 1]);
rectangle('Position',[96.875 -59.375 3.125 3.125], 'FaceColor',[0 0 0]);
rectangle('Position',[93.75 -62.5 3.125 3.125], 'FaceColor',[1 1 1]);
rectangle('Position',[96.875 -62.5 3.125 3.125], 'FaceColor',[0 0 0]);
rectangle('Position',[93.75 -65.625 3.125 3.125], 'FaceColor',[1 1 1]);
rectangle('Position',[96.875 -65.625 3.125 3.125], 'FaceColor',[0 0 0]);
rectangle('Position',[93.75 -68.75 3.125 3.125], 'FaceColor',[1 1 1]);
rectangle('Position',[96.875 -68.75 3.125 3.125], 'FaceColor',[0 0 0]);
rectangle('Position',[50 -78.125 3.125 3.125], 'FaceColor',[1 1 1]);
rectangle('Position',[53.125 -78.125 3.125 3.125], 'FaceColor',[0 0 0]);
rectangle('Position',[50 -81.25 3.125 3.125], 'FaceColor',[1 1 1]);
rectangle('Position',[53.125 -81.25 3.125 3.125], 'FaceColor',[0 0 0]);
rectangle('Position',[50 -84.375 3.125 3.125], 'FaceColor',[1 1 1]);
rectangle('Position',[53.125 -84.375 3.125 3.125], 'FaceColor',[0 0 0]);
rectangle('Position',[50 -87.5 3.125 3.125], 'FaceColor',[1 1 1]);
rectangle('Position',[53.125 -87.5 3.125 3.125], 'FaceColor',[0 0 0]);
rectangle('Position',[62.5 -84.375 3.125 3.125], 'FaceColor',[1 1 1]);
rectangle('Position',[65.625 -84.375 3.125 3.125], 'FaceColor',[1 1 1]);
rectangle('Position',[62.5 -87.5 3.125 3.125], 'FaceColor',[0 0 0]);
rectangle('Position',[65.625 -87.5 3.125 3.125], 'FaceColor',[0 0 0]);
rectangle('Position',[68.75 -84.375 3.125 3.125], 'FaceColor',[1 1 1]);
rectangle('Position',[71.875 -84.375 3.125 3.125], 'FaceColor',[1 1 1]);
rectangle('Position',[68.75 -87.5 3.125 3.125], 'FaceColor',[0 0 0]);
rectangle('Position',[71.875 -87.5 3.125 3.125], 'FaceColor',[1 1 1]);
rectangle('Position',[50 -90.625 3.125 3.125], 'FaceColor',[1 1 1]);
rectangle('Position',[53.125 -90.625 3.125 3.125], 'FaceColor',[0 0 0]);
rectangle('Position',[50 -93.75 3.125 3.125], 'FaceColor',[1 1 1]);
rectangle('Position',[53.125 -93.75 3.125 3.125], 'FaceColor',[0 0 0]);
rectangle('Position',[50 -96.875 3.125 3.125], 'FaceColor',[1 1 1]);
rectangle('Position',[53.125 -96.875 3.125 3.125], 'FaceColor',[0 0 0]);
rectangle('Position',[50 -100 3.125 3.125], 'FaceColor',[0 0 0]);
rectangle('Position',[53.125 -100 3.125 3.125], 'FaceColor',[0 0 0]);
rectangle('Position',[62.5 -96.875 3.125 3.125], 'FaceColor',[1 1 1]);
rectangle('Position',[65.625 -96.875 3.125 3.125], 'FaceColor',[1 1 1]);
rectangle('Position',[62.5 -100 3.125 3.125], 'FaceColor',[0 0 0]);
rectangle('Position',[65.625 -100 3.125 3.125], 'FaceColor',[0 0 0]);
rectangle('Position',[68.75 -96.875 3.125 3.125], 'FaceColor',[1 1 1]);
rectangle('Position',[71.875 -96.875 3.125 3.125], 'FaceColor',[1 1 1]);
rectangle('Position',[68.75 -100 3.125 3.125], 'FaceColor',[0 0 0]);
rectangle('Position',[71.875 -100 3.125 3.125], 'FaceColor',[0 0 0]);
rectangle('Position',[75 -78.125 3.125 3.125], 'FaceColor',[0 0 0]);
rectangle('Position',[78.125 -78.125 3.125 3.125], 'FaceColor',[0 0 0]);
rectangle('Position',[75 -81.25 3.125 3.125], 'FaceColor',[1 1 1]);
rectangle('Position',[78.125 -81.25 3.125 3.125], 'FaceColor',[1 1 1]);
rectangle('Position',[87.5 -78.125 3.125 3.125], 'FaceColor',[0 0 0]);
rectangle('Position',[90.625 -78.125 3.125 3.125], 'FaceColor',[0 0 0]);
rectangle('Position',[87.5 -81.25 3.125 3.125], 'FaceColor',[1 1 1]);
rectangle('Position',[90.625 -81.25 3.125 3.125], 'FaceColor',[1 1 1]);
rectangle('Position',[93.75 -78.125 3.125 3.125], 'FaceColor',[0 0 0]);
rectangle('Position',[96.875 -78.125 3.125 3.125], 'FaceColor',[0 0 0]);
rectangle('Position',[93.75 -81.25 3.125 3.125], 'FaceColor',[1 1 1]);
rectangle('Position',[96.875 -81.25 3.125 3.125], 'FaceColor',[0 0 0]);
rectangle('Position',[93.75 -84.375 3.125 3.125], 'FaceColor',[1 1 1]);
rectangle('Position',[96.875 -84.375 3.125 3.125], 'FaceColor',[0 0 0]);
rectangle('Position',[93.75 -87.5 3.125 3.125], 'FaceColor',[1 1 1]);
rectangle('Position',[96.875 -87.5 3.125 3.125], 'FaceColor',[0 0 0]);
rectangle('Position',[81.25 -90.625 3.125 3.125], 'FaceColor',[0 0 0]);
rectangle('Position',[84.375 -90.625 3.125 3.125], 'FaceColor',[0 0 0]);
rectangle('Position',[81.25 -93.75 3.125 3.125], 'FaceColor',[1 1 1]);
rectangle('Position',[84.375 -93.75 3.125 3.125], 'FaceColor',[1 1 1]);
rectangle('Position',[75 -96.875 3.125 3.125], 'FaceColor',[1 1 1]);
rectangle('Position',[78.125 -96.875 3.125 3.125], 'FaceColor',[1 1 1]);
rectangle('Position',[75 -100 3.125 3.125], 'FaceColor',[0 0 0]);
rectangle('Position',[78.125 -100 3.125 3.125], 'FaceColor',[0 0 0]);
rectangle('Position',[81.25 -96.875 3.125 3.125], 'FaceColor',[1 1 1]);
rectangle('Position',[84.375 -96.875 3.125 3.125], 'FaceColor',[1 1 1]);
rectangle('Position',[81.25 -100 3.125 3.125], 'FaceColor',[0 0 0]);
rectangle('Position',[84.375 -100 3.125 3.125], 'FaceColor',[0 0 0]);
rectangle('Position',[93.75 -90.625 3.125 3.125], 'FaceColor',[1 1 1]);
rectangle('Position',[96.875 -90.625 3.125 3.125], 'FaceColor',[0 0 0]);
rectangle('Position',[93.75 -93.75 3.125 3.125], 'FaceColor',[1 1 1]);
rectangle('Position',[96.875 -93.75 3.125 3.125], 'FaceColor',[0 0 0]);
rectangle('Position',[87.5 -96.875 3.125 3.125], 'FaceColor',[1 1 1]);
rectangle('Position',[90.625 -96.875 3.125 3.125], 'FaceColor',[1 1 1]);
rectangle('Position',[87.5 -100 3.125 3.125], 'FaceColor',[0 0 0]);
rectangle('Position',[90.625 -100 3.125 3.125], 'FaceColor',[0 0 0]);
rectangle('Position',[93.75 -96.875 3.125 3.125], 'FaceColor',[1 1 1]);
rectangle('Position',[96.875 -96.875 3.125 3.125], 'FaceColor',[0 0 0]);
rectangle('Position',[93.75 -100 3.125 3.125], 'FaceColor',[0 0 0]);
rectangle('Position',[96.875 -100 3.125 3.125], 'FaceColor',[0 0 0]);
X=[93.3333,87.5,84.375,81.25,81.25,75,70,62.5,56.25,50,43.75,37.5,31.25,25,18.75,12.5,12.5,12.5,6.66667,6.66667];
Y=[-93.3333,-92.5,-91.25,-90.625,-87.5,-81.25,-75,-68.75,-67.5,-62.5,-56.25,-50,-43.75,-37.5,-31.25,-25,-18.75,-12.5,-6.66667,-6.66667];
hold on;
plot(X,Y,'r');
plot(X,Y,'bo');
legend('364.913','Location','southoutside');
